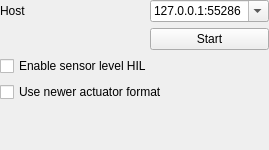
<?xml version="1.0" encoding="UTF-8"?>
<ui version="4.0">
 <class>QGCHilCondorConfiguration</class>
 <widget class="QWidget" name="QGCHilCondorConfiguration">
  <property name="geometry">
   <rect>
    <x>0</x>
    <y>0</y>
    <width>269</width>
    <height>150</height>
   </rect>
  </property>
  <property name="windowTitle">
   <string>Form</string>
  </property>
  <layout class="QGridLayout" name="gridLayout" rowstretch="0,0,0,0,0,0,0,0" columnstretch="20,0,0">
   <property name="leftMargin">
    <number>0</number>
   </property>
   <property name="topMargin">
    <number>0</number>
   </property>
   <property name="rightMargin">
    <number>0</number>
   </property>
   <property name="bottomMargin">
    <number>0</number>
   </property>
   <item row="1" column="1" colspan="2">
    <widget class="QPushButton" name="startButton">
     <property name="text">
      <string>Start</string>
     </property>
    </widget>
   </item>
   <item row="0" column="0">
    <widget class="QLabel" name="hostLabel">
     <property name="text">
      <string>Host</string>
     </property>
    </widget>
   </item>
   <item row="7" column="0" colspan="3">
    <spacer name="verticalSpacer">
     <property name="orientation">
      <enum>Qt::Vertical</enum>
     </property>
     <property name="sizeHint" stdset="0">
      <size>
       <width>20</width>
       <height>1</height>
      </size>
     </property>
    </spacer>
   </item>
   <item row="3" column="0" colspan="3">
    <widget class="QCheckBox" name="sensorHilCheckBox">
     <property name="text">
      <string>Enable sensor level HIL</string>
     </property>
    </widget>
   </item>
   <item row="0" column="1" colspan="2">
    <widget class="QComboBox" name="hostComboBox">
     <property name="editable">
      <bool>true</bool>
     </property>
     <item>
      <property name="text">
       <string>127.0.0.1:55286</string>
      </property>
     </item>
    </widget>
   </item>
   <item row="4" column="0" colspan="3">
    <widget class="QCheckBox" name="useHilActuatorControlsCheckBox">
     <property name="sizePolicy">
      <sizepolicy hsizetype="Minimum" vsizetype="Fixed">
       <horstretch>0</horstretch>
       <verstretch>0</verstretch>
      </sizepolicy>
     </property>
     <property name="text">
      <string>Use newer actuator format</string>
     </property>
    </widget>
   </item>
  </layout>
 </widget>
 <resources/>
 <connections/>
</ui>
